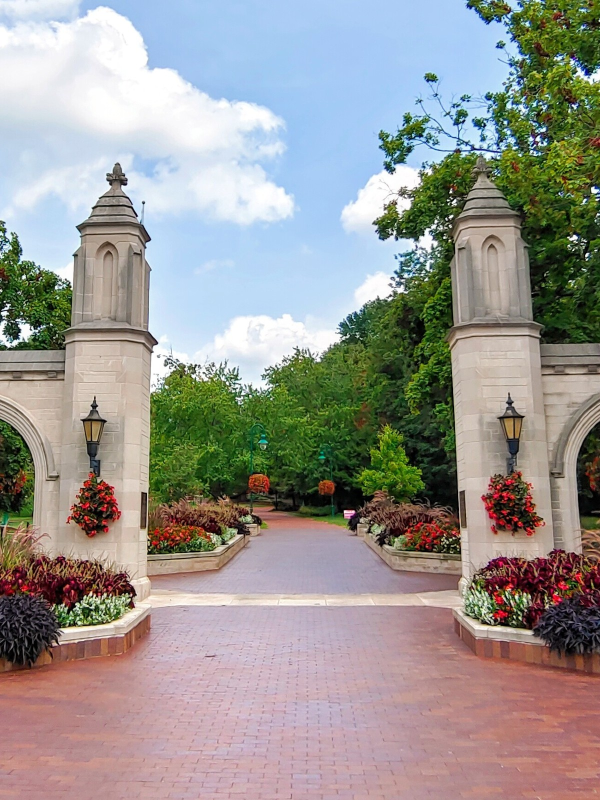
#> input picture sample_gates_resize.jpg, 1200 x 1600 px (shown at 1/2 size)
$ jupyter execute playground.ipynb
#> lines starting #> are read from the running program, lines starting #| are printed output that depends on the picture; after the words box and inside, x2 and y2 are one past the last pixel; in counts of white or black regions, pixels touching at a corner belong together; pictures that were not available may be replaced by others from this repository, and a replacement may not be noted
[cell 1]
from PIL import Image, ImageDraw
import numpy as np
import matplotlib.pyplot as plt
from scipy import fftpack
import imageio

[cell 2]
def image_to_np_array(image_path):
#> called with image_path = 'sample_gates_resize.jpg'
    return np.asarray(Image.open(image_path).convert('L'))
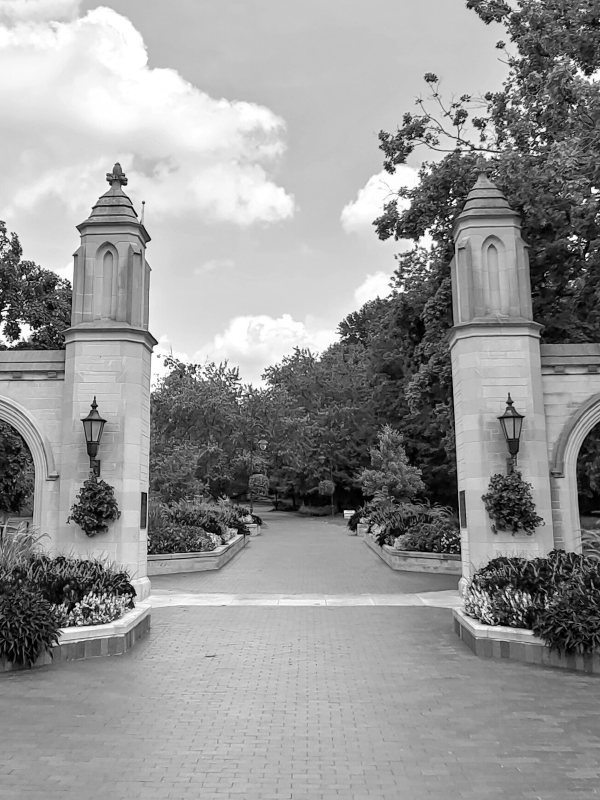
#> returned value: shape (1600, 1200) (shown at 1/2 size); min 0, max 255, mean 150.7
#> call 2 of image_to_np_array, with image_path = 'input_clock.jpg'
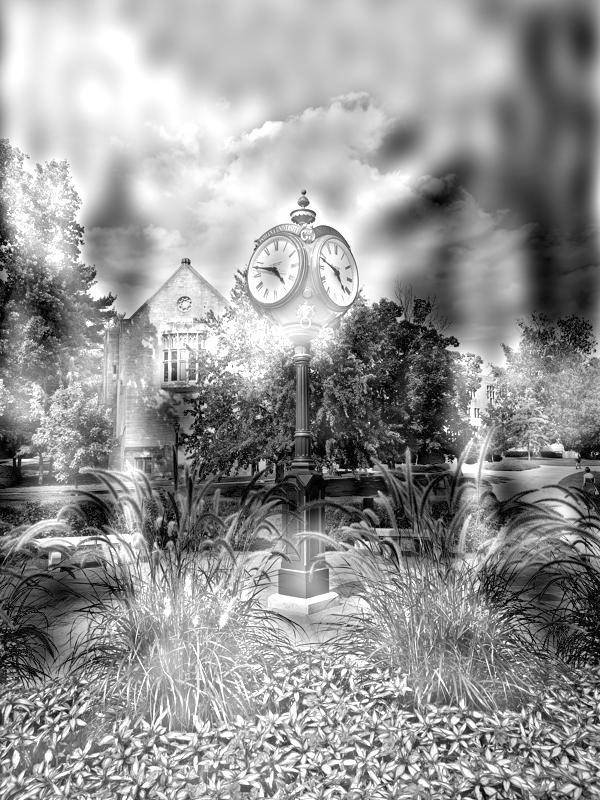
#> input picture Image_1_fft_ifft.jpg, 600 x 800 px, given in place of input_clock.jpg, which was not available
#> in image_to_np_array, returned value is the input picture: shape (800, 600); min 0, max 255, mean 150
#| (1600, 1200)

def resize_image(image_np_array, shape):
#> called with shape = (600, 800)
    PIL_image = Image.fromarray(np.uint8(image_np_array)).convert("L")
    PIL_image = PIL_image.resize(shape)
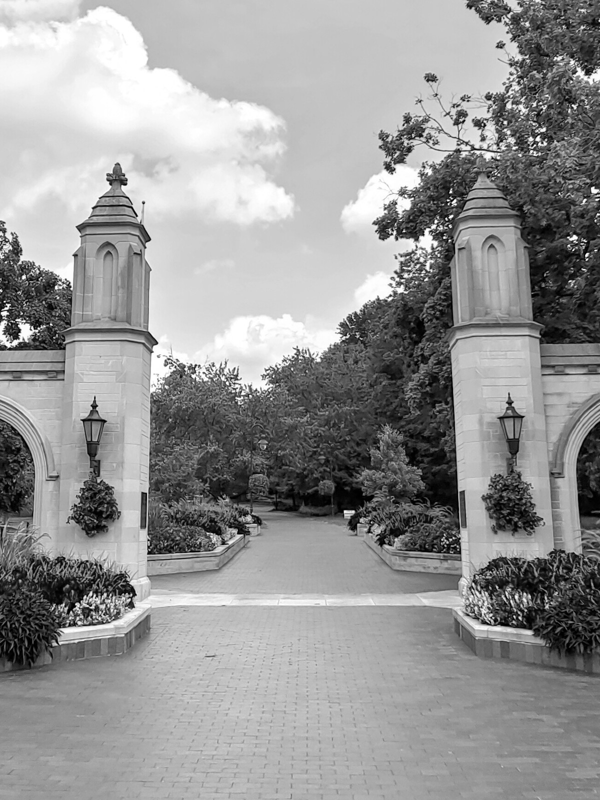
#> PIL_image: PIL image 600x800 L; min 0, max 255, mean 150.7
    return np.array(PIL_image)

def plot_image(img: np.array):
    plt.figure(figsize=(6, 6))
    plt.imshow(img.astype('uint8'), cmap="gray")

[cell 3]
sample_gates = image_to_np_array('sample_gates_resize.jpg')
clock = image_to_np_array('input_clock.jpg')
print(sample_gates.shape)
sample_gates_cropped = resize_image(sample_gates, (600, 800))
print(sample_gates_cropped.shape)
#| (800, 600)
clock_resized = resize_image(clock, (600, 800))
plot_image(sample_gates_cropped)

[cell 4]
sample_gates_cropped.shape == clock_resized.shape
#> Out = True

[cell 5]
def fourier_transform(image_np):
    return fftpack.fftshift(fftpack.fft2(image_np)) # np.fft.fftshift(np.fft.fft2(np.float32(image_np)))

def inverse_fourier_transform(fft_image_np):
    return abs(fftpack.ifft2(fftpack.ifftshift(fft_image_np)))

def plot_fourier_image(image_fourier_np):
    fourier_image = (np.log(abs(image_fourier_np))* 255 /np.amax(np.log(abs(image_fourier_np)))).astype(np.uint8)
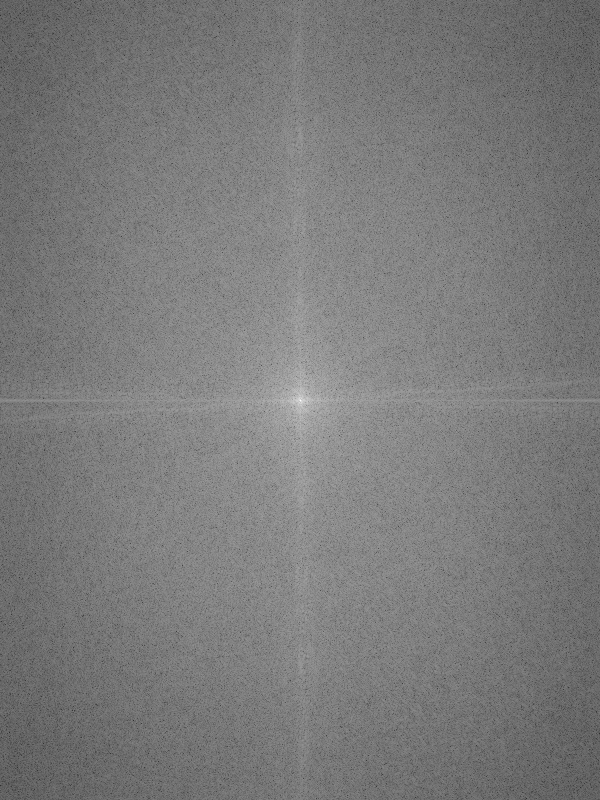
#> fourier_image: shape (800, 600); min 43, max 255, mean 122.5
    plt.figure(figsize=(6, 6))
    plt.imshow(fourier_image.astype('uint8'), cmap="gray")

def save_fft_image(image_fourier_np, filename):
    fourier_image = (np.log(abs(image_fourier_np))* 255 /np.amax(np.log(abs(image_fourier_np)))).astype(np.uint8)
    imageio.imsave(filename, fourier_image)

[cell 6]
fft_clock = fourier_transform(clock_resized)
fft_sample_gates = fourier_transform(sample_gates_cropped)
plot_fourier_image(fft_sample_gates)
save_fft_image(fft_sample_gates, "sample_gates_fft.png")
save_fft_image(fft_clock, "clock_fft.png")
#> call 2 of save_fft_image, with image_fourier_np = array of shape (800, 600), filename = 'clock_fft.png'
#> in save_fft_image (call 2), `fourier_image = (np.log(abs(image_fourier_np))* 255 /np.amax(np.log(ab..`:
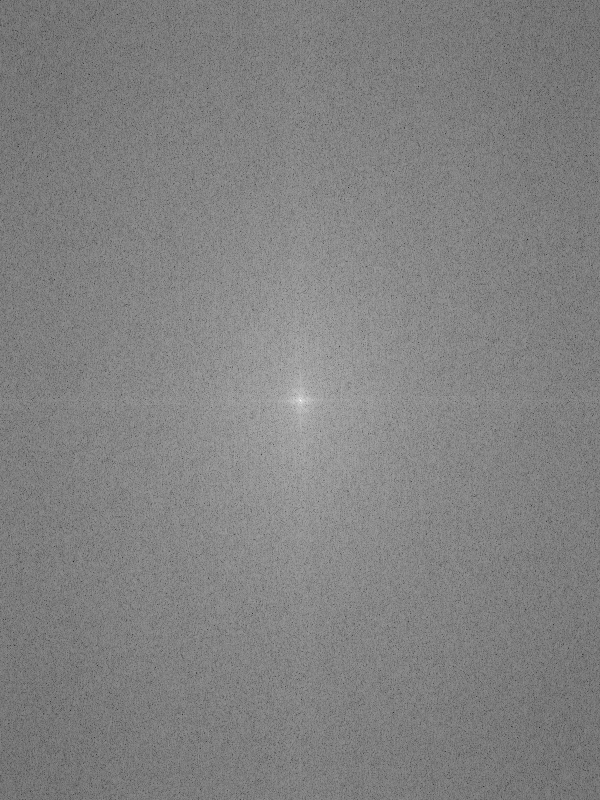
#> fourier_image: shape (800, 600); min 27, max 254, mean 129.6

[cell 7]
def fft_pass_filter(fft_image_np, is_high = False, radius = 30):
#> called with fft_image_np = array of shape (800, 600), is_high = False, radius = 30
    eX, eY = radius, radius
    x, y = fft_image_np.shape[1], fft_image_np.shape[0]
#> x = 600; y = 800
    bounding_box = (x/2 - eX/2, y/2 - eY/2, x/2 + eX/2, y/2 + eY/2)
#> bounding_box = (285, 385, 315, 415)

    color = 255 if not is_high else 0
    fill  = 0 if not is_high else 255

    filter = Image.new("L", (x, y), color=color)
#> filter: PIL image 600x800 L; every value is 255
    draw = ImageDraw.Draw(filter)
    draw.ellipse(bounding_box, fill=fill)
    return np.array(filter)
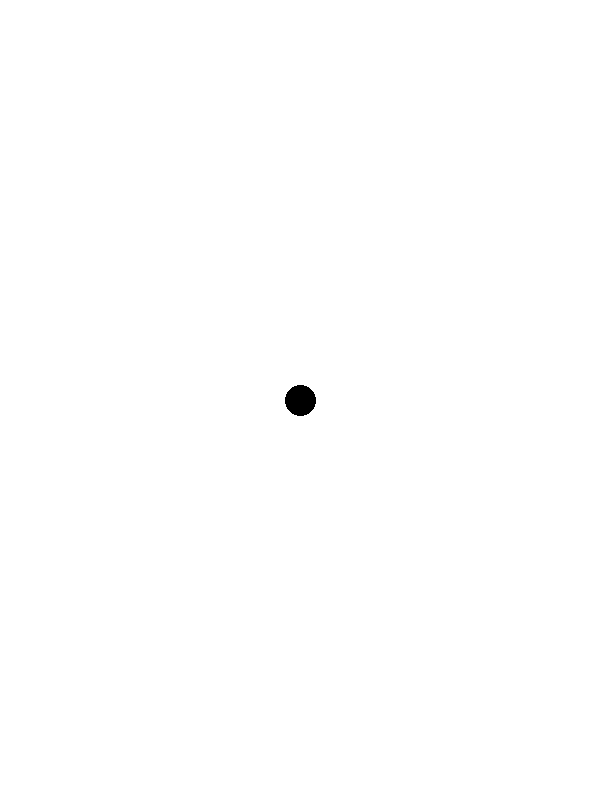
#> returned value: shape (800, 600); 99.8% white; 1 black region, box (x1, y1, x2, y2) and area: (285, 385, 316, 416) 749

[cell 8]
fft_clock_low = fft_pass_filter(fft_clock)
fft_clock_high = fft_pass_filter(fft_clock, True)
#> in fft_pass_filter (call 2), `filter = Image.new("L", (x, y), color=color)`: filter: PIL image 600x800 L; every value is 0

fft_sg_low = fft_pass_filter(fft_sample_gates)
fft_sg_high = fft_pass_filter(fft_sample_gates, True)

[cell 9]
def fft_join_image(fft_input_np, image_1_np, image_2_np):
    final_image = np.full(image_1_np.shape, 255, dtype = complex)
    for i in range(image_1_np.shape[0]):
        for j in range(image_1_np.shape[1]):
            if fft_input_np[i,j] == 0:
                final_image[i,j] = image_1_np[i,j]
            else:
                final_image[i,j] = image_2_np[i,j]
    return final_image

[cell 10]
fft_clock_low_sg_high = fft_join_image(fft_clock_low, fft_clock, fft_sample_gates)
fft_clock_high_sg_low = fft_join_image(fft_clock_high, fft_clock, fft_sample_gates)

[cell 11]
clock_low_sg_high = inverse_fourier_transform(fft_clock_low_sg_high)
clock_high_sg_low = inverse_fourier_transform(fft_clock_high_sg_low)
#> in inverse_fourier_transform (call 2), `return abs(fftpack.ifft2(fftpack.ifftshift(fft_image_np)))`:
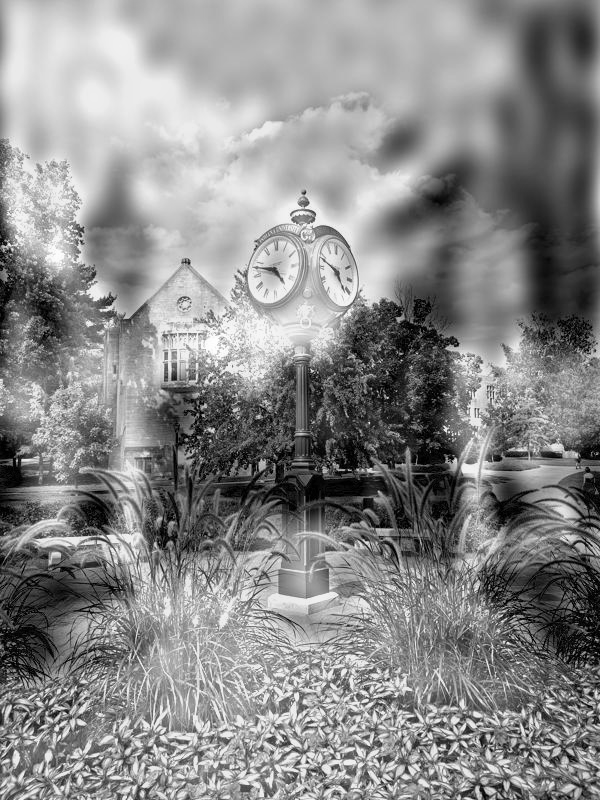
#> returned value: shape (800, 600) float64; min 0.00142, max 278.8, mean 150.8; drawn with min black and max white

[cell 12]
plot_image(clock_low_sg_high)
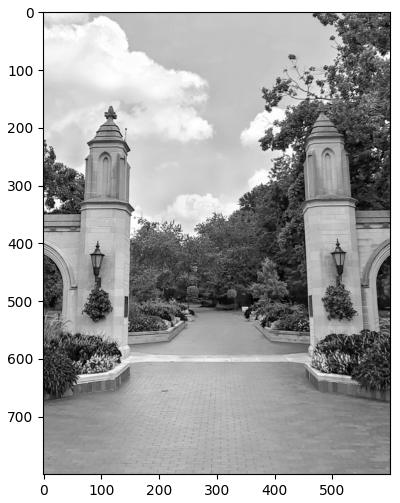
#> figure drawn by matplotlib, 1 panel

[cell 13]
plot_image(clock_high_sg_low)
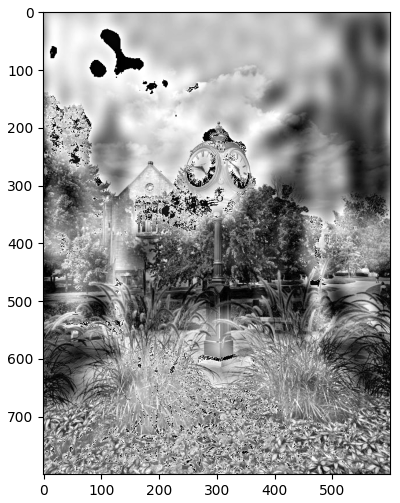
#> figure drawn by matplotlib, 1 panel

[cell 14]
clock_low_sg_high = Image.fromarray(clock_low_sg_high).convert("L")
clock_low_sg_high.save("Image_1_fft_ifft.jpg")

[cell 15]
clock_high_sg_low = Image.fromarray(clock_high_sg_low).convert("L")
clock_high_sg_low.save("Image_2_fft_ifft.jpg")
